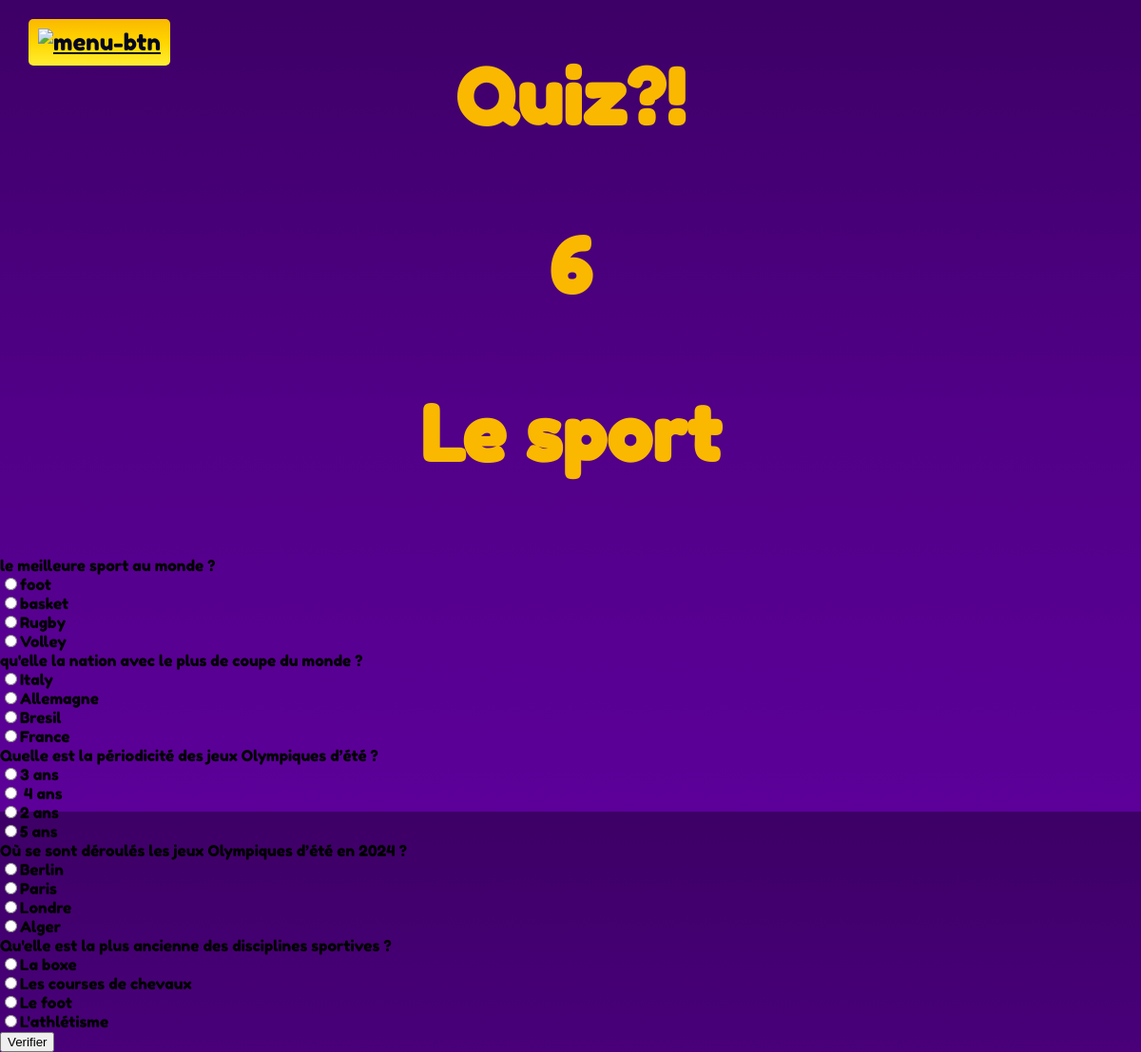
The app's page /style2.php?id=6 with its own data.
### tables this page shows
CREATE TABLE IF NOT EXISTS `quizz` (
  `id` int(11) NOT NULL AUTO_INCREMENT,
  `Titre` varchar(250) DEFAULT NULL,
  `difficulte` int(11) DEFAULT NULL,
  `date_creation` date DEFAULT NULL,
  PRIMARY KEY (`id`)
);

CREATE TABLE IF NOT EXISTS `question` (
  `id` int(11) NOT NULL AUTO_INCREMENT,
  `intituleQuestion` varchar(250) DEFAULT NULL,
  `difficulte` int(11) DEFAULT NULL,
  `date_creation` date DEFAULT NULL,
  `quizz_id` int(11) DEFAULT NULL,
  PRIMARY KEY (`id`)
);

CREATE TABLE IF NOT EXISTS `choix` (
  `id` int(11) NOT NULL AUTO_INCREMENT,
  `reponse` varchar(250) DEFAULT NULL,
  `BonneReponse` tinyint(1) DEFAULT NULL,
  `question_id` int(11) DEFAULT NULL,
  PRIMARY KEY (`id`)
);

### style2.php (the view, shortened to what this page needs)
<!DOCTYPE html>
<html lang="en">
<head>
    <link rel="stylesheet"  href="style2.css">
</head>
<body>
    <h1>Quiz?!</h1>
    <header>
        <a href="accueil.php" button class="menu-btn"><img src="https://www.svgrepo.com/show/498963/home.svg" alt="menu-btn" width="40px" height="30px"></a></button></header>
    <form method="POST" action="validationquizz.php">
        <?php
            require("bdconnexion.php");
            $idQuizz = $_GET["id"];
            echo "<h1>" . $idQuizz . "</h1>";
            $sqlQuizz = "select titre from quizz where id = " . $idQuizz;
            $resultQuizz = mysqli_query($connect, $sqlQuizz);
            $dataQuizz = mysqli_fetch_assoc($resultQuizz);
            $titre = $dataQuizz['titre'];
            echo "<h1>" . $titre . "</h1>";
            $sqlQuestions = "select * from question where quizz_id = " . $idQuizz;
            $resultQuestions = mysqli_query($connect, $sqlQuestions);
            if ($resultQuestions != null) {
            $numQuestion = 1;
            while($row = mysqli_fetch_assoc($resultQuestions)) {
                echo $row["intituleQuestion"]   ;
                echo "<br>";
                $sqlChoix = "select * from choix where question_id = " . $row["id"] ;
                $resultChoix = mysqli_query($connect, $sqlChoix);
                if ($resultChoix != null) {
                    while($row = mysqli_fetch_assoc($resultChoix)) {
                        echo "<input type='radio' name='choixQuestion". $numQuestion ."' value='".$row["id"]."' >";
                        echo $row["reponse"]   ;
                        echo "<br>";
                    }
                }
                $numQuestion++;
            }
        }
        ?>
        <input type="submit" value="Verifier">
    </form>
</body>
</html>

### style2.css (style rules this page uses)
body { font-family: 'Fredoka One', 'cursive'; background:linear-gradient(#3D0066,#510087,#5C0099); margin: 0; padding: 0; height: 100vh; }
h1 { font-size: 80px; color: #fab800; margin-bottom: 80px; display: flex; justify-content: center; align-items: center; }
.menu-btn { position: fixed; top: 20px; left: 30px; z-index: 4; font-size: 24px; background: linear-gradient(#fab800,#FFD500,#FFEE32); color: #03071E; padding: 10px; border: none; border-radius: 5px; cursor: pointer; }

### records on screen
quizz: Titre "Le sport"
question: intituleQuestion "le meilleure sport au monde ?"
choix: reponse "foot"
choix: reponse "basket"
choix: reponse "Rugby"
choix: reponse "Volley"
question: intituleQuestion "qu'elle la nation avec le plus de coupe du monde ?"
choix: reponse "Italy"
choix: reponse "Allemagne"
choix: reponse "Bresil"
choix: reponse "France"
question: intituleQuestion "Quelle est la périodicité des jeux Olympiques d’été ?"
choix: reponse "3 ans"
choix: reponse "4 ans"
choix: reponse "2 ans"
choix: reponse "5 ans"
question: intituleQuestion "Où se sont déroulés les jeux Olympiques d’été en 2024 ?"
choix: reponse "Berlin"
choix: reponse "Paris"
choix: reponse "Londre"
choix: reponse "Alger"
question: intituleQuestion "Qu'elle est la plus ancienne des disciplines sportives ?"
choix: reponse "La boxe"
choix: reponse "Les courses de chevaux"
choix: reponse "Le foot"
choix: reponse "L'athlétisme"

### other values on screen
$idQuizz "6"
